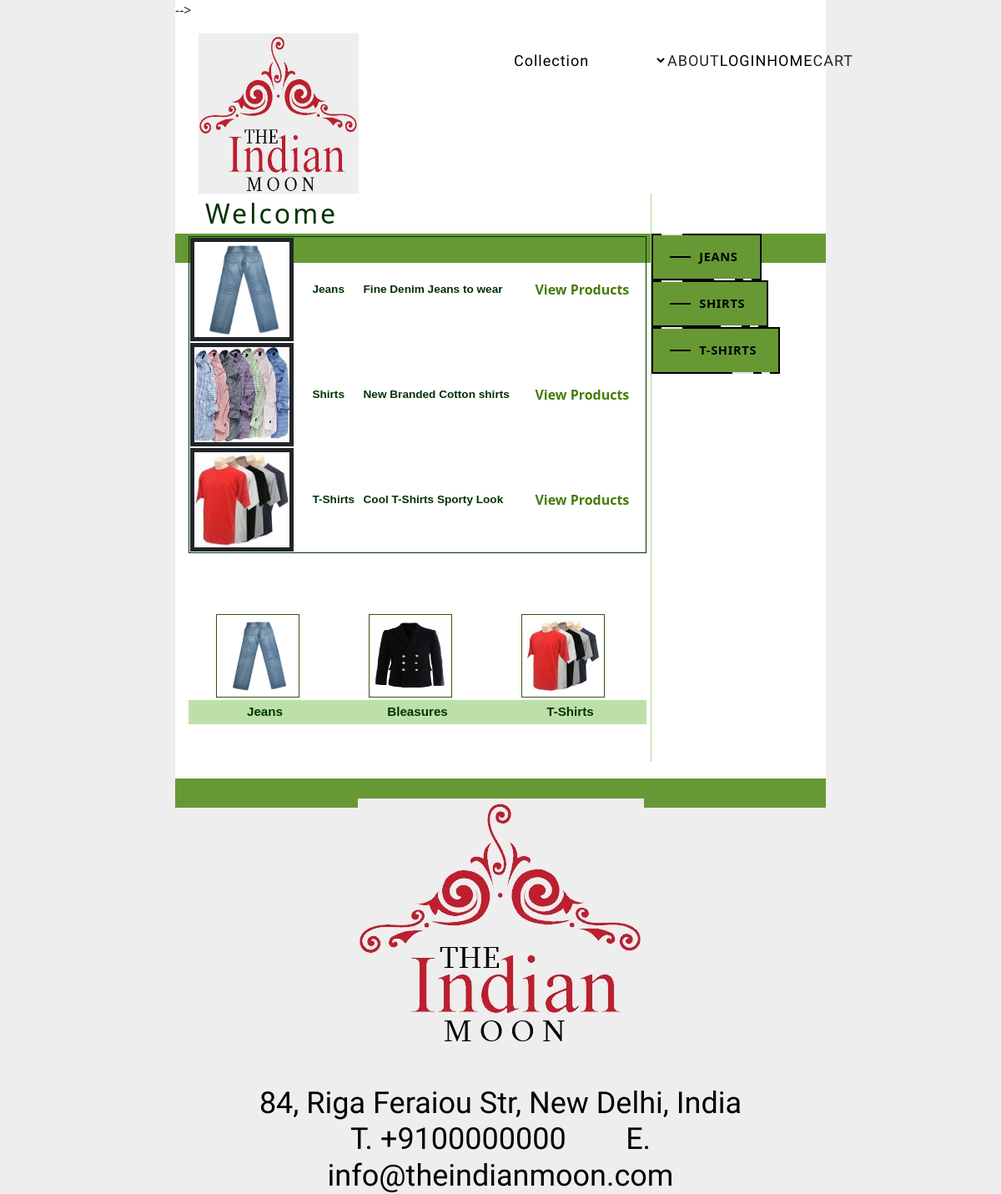
Screenshot of /Customer/Category.php with the database file from the repository.
### tables this page shows
CREATE TABLE `category_master` (
  `CategoryId` int(11) NOT NULL,
  `CategoryName` varchar(20) NOT NULL,
  `Description` varchar(200) NOT NULL,
  `Image` varchar(100) NOT NULL
);

### Customer/Category.php (the view, shortened to what this page needs)
<!DOCTYPE html PUBLIC "-//W3C//DTD XHTML 1.0 Transitional//EN" "http://www.w3.org/TR/xhtml1/DTD/xhtml1-transitional.dtd">
<html xmlns="http://www.w3.org/1999/xhtml">
<head>
<link href="style.css" rel="stylesheet" type="text/css" />
</head>
<body>
<div id="wrapper">
  <?php
  include "Header.php";
  ?>
  <div id="content">
    <h2><span style="color:#003300"> Welcome  <?php echo $_SESSION['Name'];?></span></h2>
    <table width="100%" border="1" bordercolor="#003300" >
      <?php
$con = mysqli_connect("localhost","root", "", "shopping");
$sql = "select * from Category_Master";
$result = mysqli_query($con, $sql);
while($row = mysqli_fetch_array($result))
{
$Id=$row['CategoryId'];
$CategoryName=$row['CategoryName'];
$Description=$row['Description'];
$Image=$row['Image'];
?>
      <tr>
        <td class="style3"><img src="../Products/<?php echo $Image;?>" alt="" width="124" height="124" border="5" /></td>
        <td class="style3"><div align="left" class="style9 style5"><strong><?php echo $CategoryName;?></strong></div></td>
        <td class="style3"><div align="left" class="style9 style5"><strong><?php echo $Description;?></strong></div></td>
        <td class="style3"><a href="Products.php?CategoryId=<?php echo $Id;?>">View Products</a></td>
      </tr>
      <?php
}
?>
    </table>
    <p>&nbsp;</p>
    <table width="100%" border="0" cellspacing="3" cellpadding="3">
      <tr>
        <td>&nbsp;</td>
        <td>&nbsp;</td>
        <td>&nbsp;</td>
      </tr>
      <tr>
        <td><p><img src="img/Jeans.jpg" alt="box" width="100" height="100" hspace="10" align="left" class="imgleft" title="box" /></p></td>
        <td><p><img src="img/asd.jpg" alt="box" width="100" height="100" hspace="10" align="left" class="imgleft" title="box" /></p></td>
        <td><p><img src="img/images.jpg" alt="box" width="100" height="100" hspace="10" align="left" class="imgleft" title="box" /></p></td>
      </tr>
      <tr>
        <td height="26" bgcolor="#BCE0A8"><div align="center" class="style9">Jeans</div></td>
        <td bgcolor="#BCE0A8"><div align="center" class="style9">Bleasures</div></td>
        <td bgcolor="#BCE0A8"><div align="center" class="style9">T-Shirts</div></td>
      </tr>
    </table>
    <p>&nbsp;</p>
  </div>
 <?php
 include "Right.php";
 ?>
   <?php
 include "Footer.php";
 ?>
</div>
</body>
</html>

### Customer/Header.php (shortened to what this page needs)
  <!DOCTYPE html PUBLIC "-//W3C//DTD XHTML 1.0 Transitional//EN" "http://www.w3.org/TR/xhtml1/DTD/xhtml1-transitional.dtd">
<html xmlns="http://www.w3.org/1999/xhtml">
<head>
<link rel="stylesheet" href="App.css">
</style> -->
<link href="https://cdn.jsdelivr.net/npm/bootstrap@5.0.2/dist/css/bootstrap.min.css" rel="stylesheet">
</head>
<body style="background:#eeeeee;">
  <div class="container-fluid mt-3">
<div class="row">
<div class="col-lg-6"><div class='logo'>
    <img src='images/logo.jpg' alt="" />
    </div></div>
          <div class="col-lg-6">
              <div class='menu'>
                  <ul class='menubar'>
                      <li><select name="" id="" class='fixed'>
                          <option value="" >Collection</option>
                          </select></li>
                      <li>about</li>
                      <li><a href="Right.php">Login</a></li>
                      <li><a href="index.php">Home</a></li>
                      <li> Cart
</li>
                  </ul>
              </div>
          </div>
</div>
      </div>

### Customer/Right.php (shortened to what this page needs)
<div class="container my-5">
<?php
$con = mysqli_connect("localhost","root", "", "shopping");
$sql = "select * from Category_Master";
$result = mysqli_query($con, $sql);
while($row = mysqli_fetch_array($result))
{
$Id=$row['CategoryId'];
$CategoryName=$row['CategoryName'];
?>
<a class="fancy" href="Products.php?CategoryId=<?php echo $Id;?>">
  <span class="top-key"></span>
  <span class="text"><?php echo $CategoryName;?></span>
  <span class="bottom-key-1"></span>
  <span class="bottom-key-2"></span>
</a>
<?php
	}
?>
</div>

### Customer/Footer.php (shortened to what this page needs)
<div class="container  text-center fotter">
    <br>
  <img src='images/logo.jpg' alt="" />
  <br /><br /><br />
  <h4>84, Riga Feraiou Str, New Delhi, India <br />
T. +9100000000   &nbsp;&nbsp;&nbsp;&nbsp;&nbsp;&nbsp;  E. info@theindianmoon.com
</h4>
</div>
</body>
</html>

### Customer/style.css (style rules this page uses)
body { margin : 0; padding : 0; text-align : left; font : 75% "Trebuchet MS", verdana, arial, sans-serif; line-height : 1.5em; background : #BCE0A8 url(img/bg.jpg) top center repeat-y; color : #000; }
#wrapper { position : relative; width : 780px; margin-right : auto; margin-left : auto; padding : 0; border : 0px solid green; background : #fff; }
.container { width : 770px; height : 35px; margin : 20px 0 10px 5px; background-color:#669933; color:#FFFFCC; }
#content { width : 560px; float : left; margin-top : 0; margin-left : 11px; padding : 5px; border-right : 1px solid #b2d094; }
#content p { padding : 0 20px; }
h2 { margin : 20px; font-size : 140%; letter-spacing : 3px; background : inherit; color : green; }
a:link, a:visited { text-decoration : none; background : inherit; color : #457C05; }
.imgleft { float : left; border : 1px solid #345411; padding : 5px; margin-right : 15px; }

### Customer/App.css (style rules this page uses)
body { font-family: 'Slabo 27px', serif; background: #eeeeee; overflow-x: hidden; }
.logo { margin-left: 1rem; width: 12rem; height: 12rem; }
.logo img { width: 100%; height: 100%; }
.menu { height: 100%; position: relative; }
.menu .menubar a { text-decoration: none; color: black; }
.menu .menubar { padding: 0; list-style: none; font-family: 'Viaoda Libre', cursive; display: -webkit-box; display: -ms-flexbox; display: flex; -webkit-box-orient: horizontal; -webkit-box-direction: normal; -ms-flex-direction: row; flex-direction: row; -webkit-box-align: center; -ms-flex-align: center; align-items: center; margin-top: -4rem; height: 100%; font-size: 18px; text-transform: uppercase; letter-spacing: 1px; -webkit-box-pack: space-evenly; -ms-flex-pack: space-evenly; justify-content: space-evenly; }
select { width: fix-content; text-transform: uppercase; letter-spacing: 1px; background: transparent; border: none; }
.fixed option { font-size: 16px; text-transform: capitalize; background: #eeeeee; border: #eeeeee; -webkit-box-shadow: 0 !important; box-shadow: 0 !important; }
.fotter h4 { color: black; font-size: 36px; font-family: 'Viaoda Libre', cursive; }
.fancy { background-color: transparent; border: 2px solid #000; border-radius: 0; -webkit-box-sizing: border-box; box-sizing: border-box; color: #fff; cursor: pointer; display: inline-block; margin: 0 3rem; font-weight: 700; letter-spacing: 0.05em; margin: 0; outline: none; overflow: visible; padding: 1.25em 2em; position: relative; text-align: center; text-decoration: none; text-transform: none; -webkit-transition: all 0.3s ease-in-out; transition: all 0.3s ease-in-out; -webkit-user-select: none; -moz-user-select: none; -ms-user-select: none; user-select: none; font-size: 13px; }
.fancy::before { content: " "; width: 1.5625rem; height: 2px; background: black; top: 50%; left: 1.5em; position: absolute; -webkit-transform: translateY(-50%); transform: translateY(-50%); -webkit-transform-origin: center; transform-origin: center; -webkit-transition: background 0.3s linear, width 0.3s linear; transition: background 0.3s linear, width 0.3s linear; }
.fancy .text { font-size: 1.125em; line-height: 1.33333em; padding-left: 2em; display: block; text-align: left; -webkit-transition: all 0.3s ease-in-out; transition: all 0.3s ease-in-out; text-transform: uppercase; text-decoration: none; color: black; }
.fancy .top-key { height: 2px; width: 1.5625rem; top: -2px; left: 0.625rem; position: absolute; background: #e8e8e8; -webkit-transition: width 0.5s ease-out, left 0.3s ease-out; transition: width 0.5s ease-out, left 0.3s ease-out; }
.fancy .bottom-key-1 { height: 2px; width: 1.5625rem; right: 1.875rem; bottom: -2px; position: absolute; background: #e8e8e8; -webkit-transition: width 0.5s ease-out, right 0.3s ease-out; transition: width 0.5s ease-out, right 0.3s ease-out; }
.fancy .bottom-key-2 { height: 2px; width: 0.625rem; right: 0.625rem; bottom: -2px; position: absolute; background: #e8e8e8; -webkit-transition: width 0.5s ease-out, right 0.3s ease-out; transition: width 0.5s ease-out, right 0.3s ease-out; }

### Customer/Category.php (style rules this page uses)
.style9 { font-size: 95%; font-weight: bold; color: #003300; font-family: Verdana, Arial, Helvetica, sans-serif; }
.style3 { font-weight: bold }
.style5 { font-size: 85%; font-weight: bold; color: #003300; font-family: Verdana, Arial, Helvetica, sans-serif; }

### rows the page displays
category_master: Image (picture), CategoryName "Jeans", Description "Fine Denim Jeans to wear", CategoryName "JEANS"
category_master: Image (picture), CategoryName "Shirts", Description "New Branded Cotton shirts", CategoryName "SHIRTS"
category_master: Image (picture), CategoryName "T-Shirts", Description "Cool T-Shirts Sporty Look", CategoryName "T-SHIRTS"
